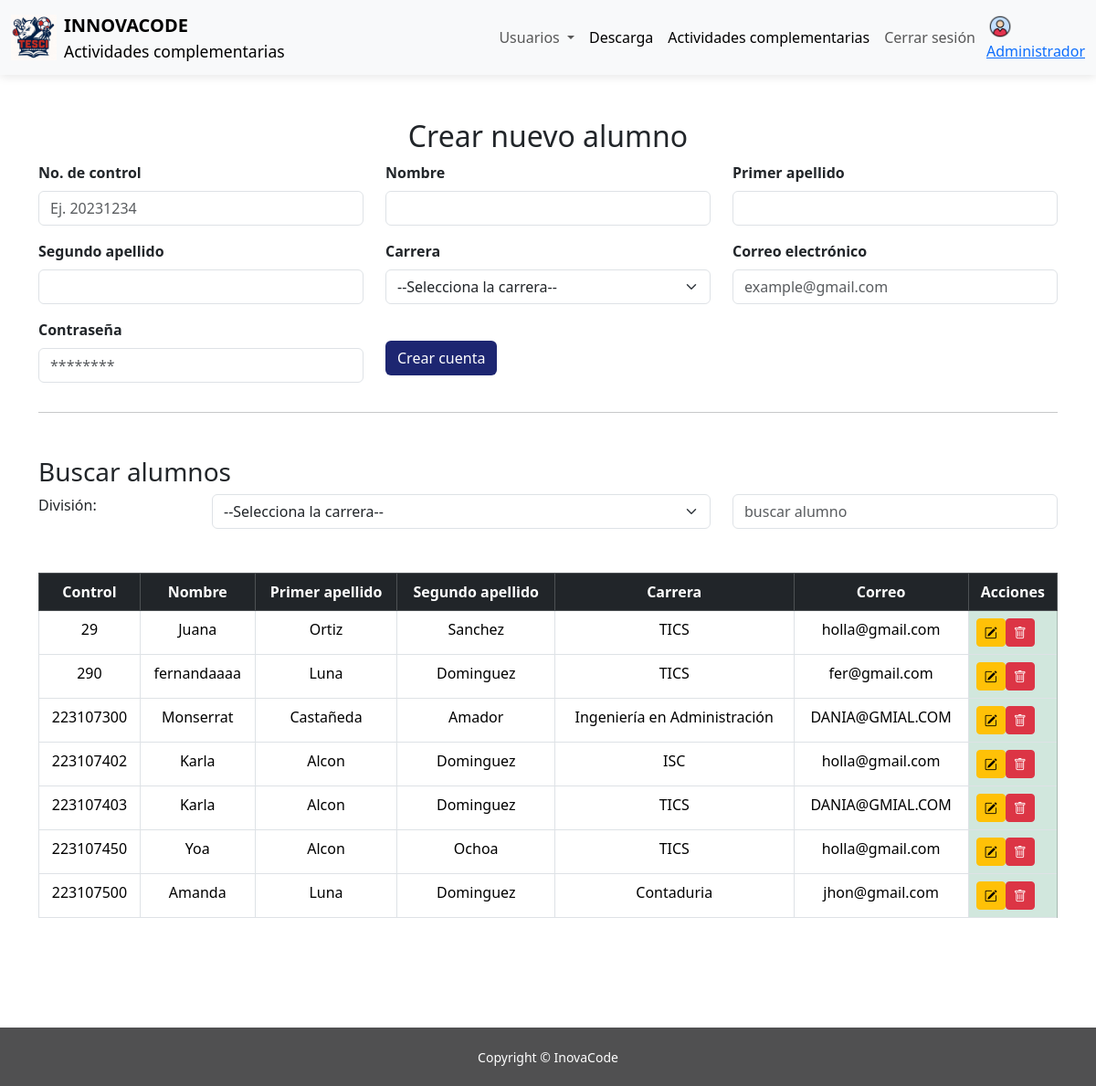
Page /inovacode/administrador/administrar-alumnos.php on the earlier database version.
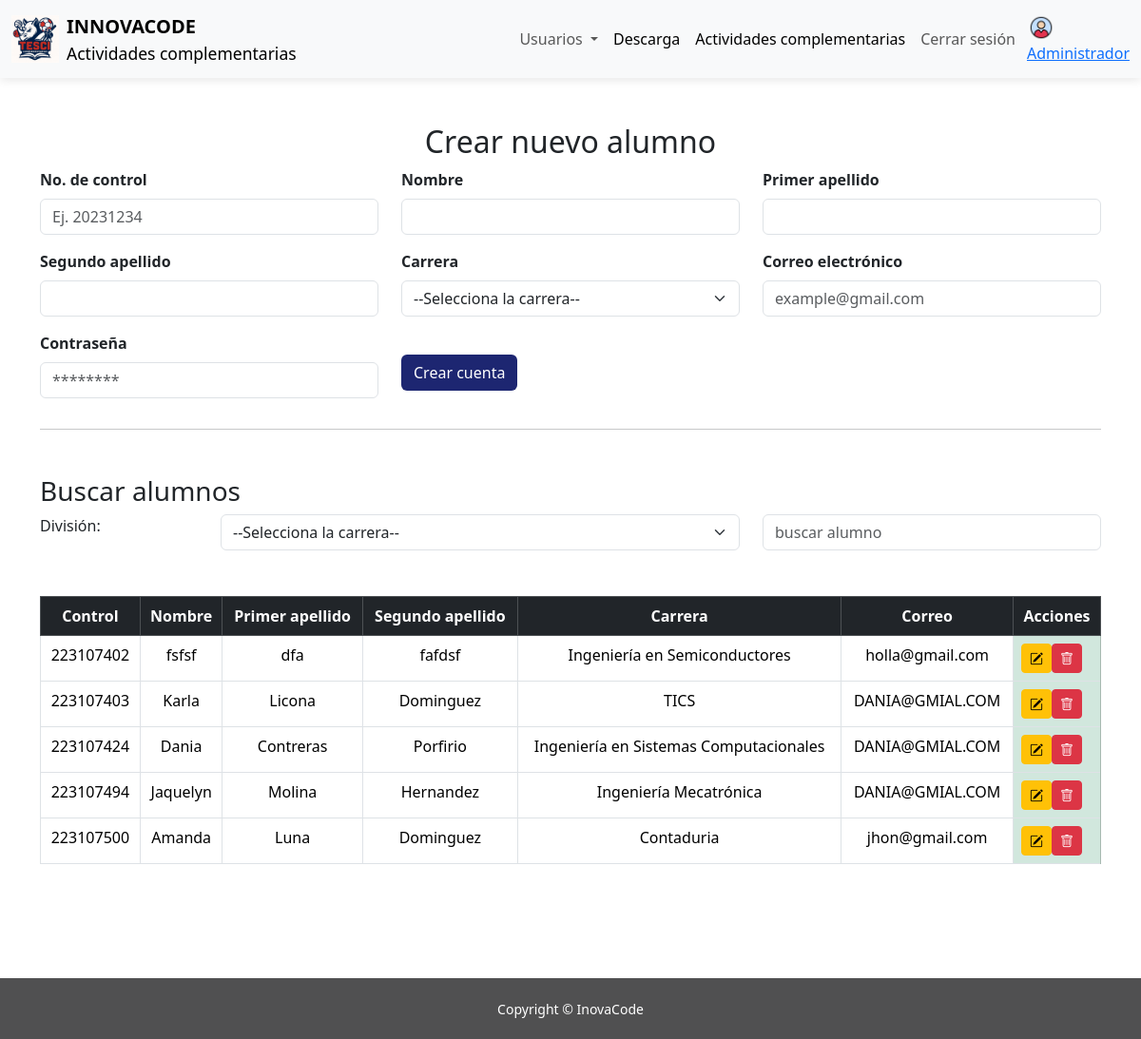
Same page on the later database version.
### tables this page shows
CREATE TABLE `alumno` (
  `control` int(11) NOT NULL,
  `nombre` varchar(50) NOT NULL,
  `apellido_paterno` varchar(50) NOT NULL,
  `apellido_materno` varchar(50) NOT NULL,
  `carrera` varchar(50) NOT NULL,
  `correo` varchar(100) NOT NULL,
  `contrasena` varchar(200) NOT NULL
);

### inovacode/php/crud-cuentas-alumnos/ver-alumno.php (called while the page is built, shortened)
<?php
function consultar_tabla_alumnos(){
    $C=conectar();
    $consulta="select * from alumno";
    $res=$C->query($consulta);
    return $res;
}
?>

### inovacode/administrador/administrar-alumnos.php (the view, shortened to what the changed rows need)
<!DOCTYPE html>
<html lang="es">
<head>
  <link href="https://cdn.jsdelivr.net/npm/bootstrap@5.3.3/dist/css/bootstrap.min.css" rel="stylesheet">
  <link rel="stylesheet" href="../css/estilos.css">
  <link rel="stylesheet" href="https://cdn.jsdelivr.net/npm/bootstrap-icons@1.13.1/font/bootstrap-icons.min.css">
</head>
<body>
  <div class="container  justify-content-center mt-5 mb-5">
    <div class="text-center ">
      <h2>Crear nuevo alumno</h2>
    </div>
    <div class="table-responsive mb-5 text-center ">
      <?php require("../php/crud-cuentas-alumnos/ver-alumno.php"); ?>
      <table class="table table-bordered ">
        <thead class="table-dark">
          <tr>
            <th>Control</th>
            <th>Nombre</th>
            <th>Primer apellido</th>
            <th>Segundo apellido</th>
            <th>Carrera</th>
            <th>Correo</th>
            <th>Acciones</th>
          </tr>
        </thead>
        <tbody>
          <?php
            $valores = consultar_tabla_alumnos();
            while($p = $valores->fetch_assoc()){
          ?>
          <tr>
            <td><?= $p['control']; ?></td>
            <td><?= $p['nombre']; ?></td>
            <td><?= $p['apellido_paterno']; ?></td>
            <td><?= $p['apellido_materno']; ?></td>
            <td><?= $p['carrera']; ?></td>
            <td><?= $p['correo']; ?></td>
            <td class=" table-success">
              <div class="d-flex">
                 <button class="btn btn-warning btn-sm"
                data-bs-toggle="modal"
                data-bs-target="#modalEditar"
                data-id="<?= $p['control']; ?>"
                data-nombre="<?= $p['nombre']; ?>"
                data-ap1="<?= $p['apellido_paterno']; ?>"
                data-ap2="<?= $p['apellido_materno']; ?>"
                data-carrera="<?= $p['carrera']; ?>"
                data-correo="<?= $p['correo']; ?>"
                data-pass="<?= $p['contrasena']; ?>" title="Editar">
                <i class="bi bi-pencil-square"></i>
              </button>
              <a href="../php/crud-cuentas-alumnos/eliminar-alumno.php?ID=<?= $p['control']; ?>"
                 class="btn btn-danger btn-sm" title="Eliminar"><i class="bi bi-trash"></i></a>
              </div>
            </td>
          </tr>
          <?php } ?>
        </tbody>
      </table>
    </div>
  </div>
  <br><br><br><br><br>
</body>
</html>

Differences in the rows shown:
removed alumno: control "29", nombre "Juana", apellido_paterno "Ortiz", apellido_materno "Sanchez", carrera "TICS", correo "holla@gmail.com"
removed alumno: control "290", nombre "fernandaaaa", apellido_paterno "Luna", apellido_materno "Dominguez", carrera "TICS", correo "fer@gmail.com"
removed alumno: control "223107300", nombre "Monserrat", apellido_paterno "Castañeda", apellido_materno "Amador", carrera "Ingeniería en Administración", correo "DANIA@GMIAL.COM"
removed alumno: control "223107450", nombre "Yoa", apellido_paterno "Alcon", apellido_materno "Ochoa", carrera "TICS", correo "holla@gmail.com"
changed alumno "holla@gmail.com": nombre "Karla" → "fsfsf"; apellido_paterno "Alcon" → "dfa"; apellido_materno "Dominguez" → "fafdsf"; carrera "ISC" → "Ingeniería en Semiconductores"
changed alumno "Karla": apellido_paterno "Alcon" → "Licona"
added alumno: control "223107424", nombre "Dania", apellido_paterno "Contreras", apellido_materno "Porfirio", carrera "Ingeniería en Sistemas Computacionales", correo "DANIA@GMIAL.COM"
added alumno: control "223107494", nombre "Jaquelyn", apellido_paterno "Molina", apellido_materno "Hernandez", carrera "Ingeniería Mecatrónica", correo "DANIA@GMIAL.COM"
